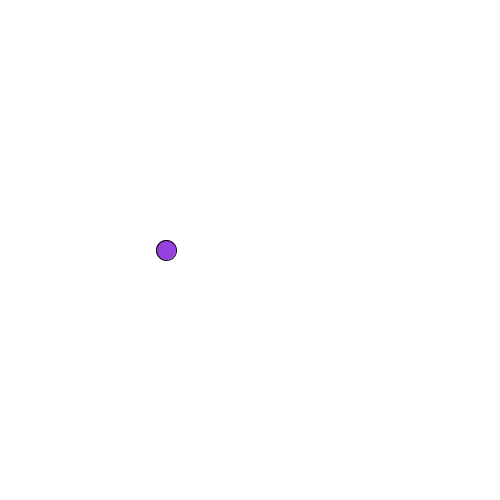
Frame 1 (no input)
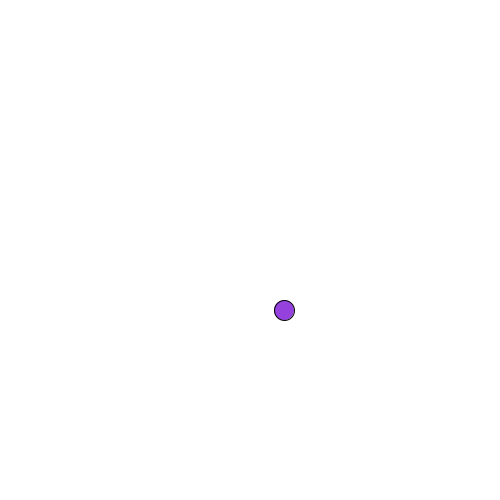
Frame 60 (the mouse pressed at the canvas centre just before this capture)
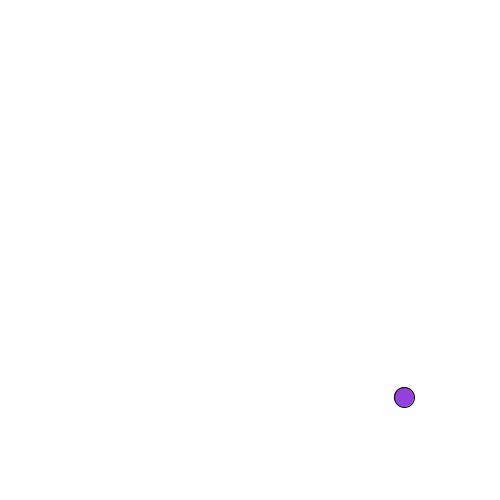
Frame 120 (the mouse held since frame 60 and released just before this capture)

The Processing sketch that drew these frames (run headless with seeded random() and noise(); from frame 60 on, the mouse is pressed at the canvas centre):

// Processing sketch: processing_64176
// ── processing_64176.pde

float xPos;
float yPos;
float increx = 2; 
float increy = 3;
float gravity = 0.5;
void setup() {
  smooth();
  fill(148, 65, 222);
  size(500, 500);
  frameRate(30);
  yPos = height/2;
  xPos = width/3;
}
void draw() {
  background(255);
  ellipse(xPos, yPos, 20, 20);
  xPos+=increx;
  yPos+=increy;
  if (xPos>width-10) {
    xPos = width-10;
    increx = -increx;
  }
  else if (xPos<10) {
    xPos = 10;
    increx = - increx;
  }  
  if ( yPos>height-10) {
    yPos=height-10;
    increy = -increy*0.9;
  }
  else if (yPos<10) {
    yPos = 10;
    increy = -increy*0.9;
  }
  increy += gravity;
}
